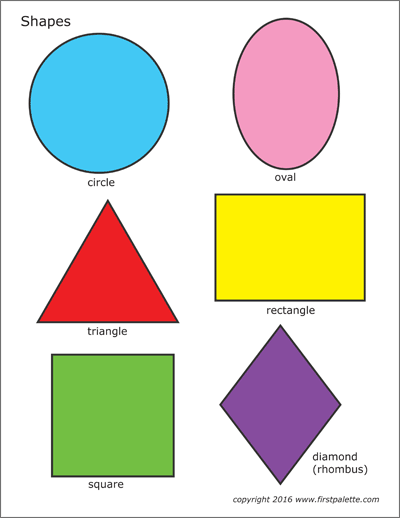
#> input picture resource/shape.png, 400 x 518 px
$ python 8-contours-shape-detection.py
#> lines starting #> are read from the running program, lines starting #| are printed output that depends on the picture; after the words box and inside, x2 and y2 are one past the last pixel; in counts of white or black regions, pixels touching at a corner belong together
import cv2
import numpy as np

path = 'resource/shape.png'
img = cv2.imread(path)
#> img is the input picture: shape (518, 400, 3); mean B, G, R 198.1, 215.4, 217.4

imgGray = cv2.cvtColor(img, cv2.COLOR_BGR2GRAY)
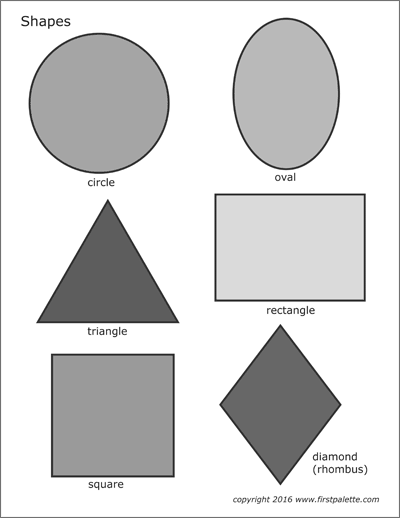
#> imgGray: shape (518, 400); min 23, max 255, mean 214
imgBlur = cv2.GaussianBlur(imgGray, (7,7), 1)
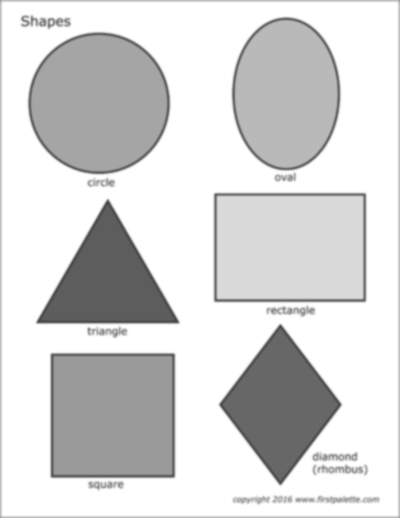
#> imgBlur: shape (518, 400); min 68, max 255, mean 214.3
imgCanny = cv2.Canny(imgBlur, 50, 50)
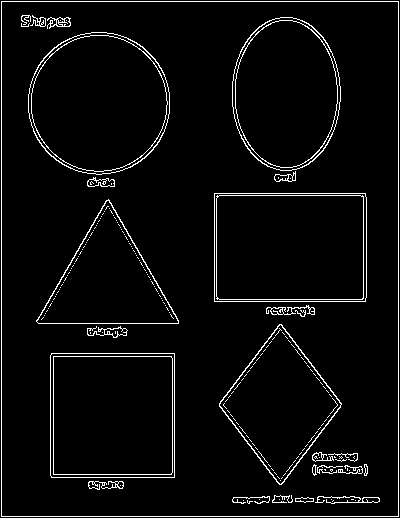
#> imgCanny: shape (518, 400); 4.2% white in thin lines or dots

cv2.imshow('Original', img)
cv2.imshow('Gray', imgGray)
cv2.imshow('Blur', imgBlur)
cv2.imshow('Canny', imgCanny)
cv2.waitKey(0)

$ run again, with resource/car.jpg saved as resource/shape.png
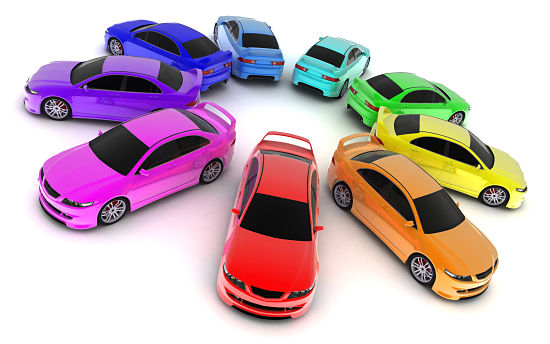
#> input picture resource/car.jpg, 550 x 344 px
#> img is the input picture: shape (344, 550, 3); mean B, G, R 186, 178.6, 201.4
#> `imgBlur = cv2.GaussianBlur(imgGray, (7,7), 1)`:
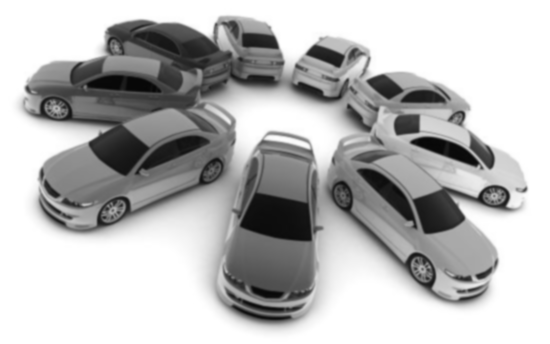
#> imgBlur: shape (344, 550); min 6, max 255, mean 186.3
#> `imgCanny = cv2.Canny(imgBlur, 50, 50)`:
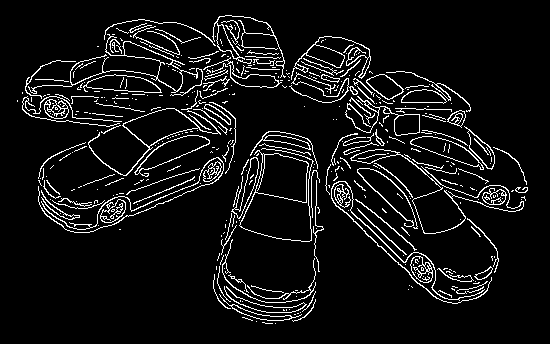
#> imgCanny: shape (344, 550); 7.5% white in thin lines or dots, all inside (x1, y1, x2, y2) = (17, 15, 528, 324)
